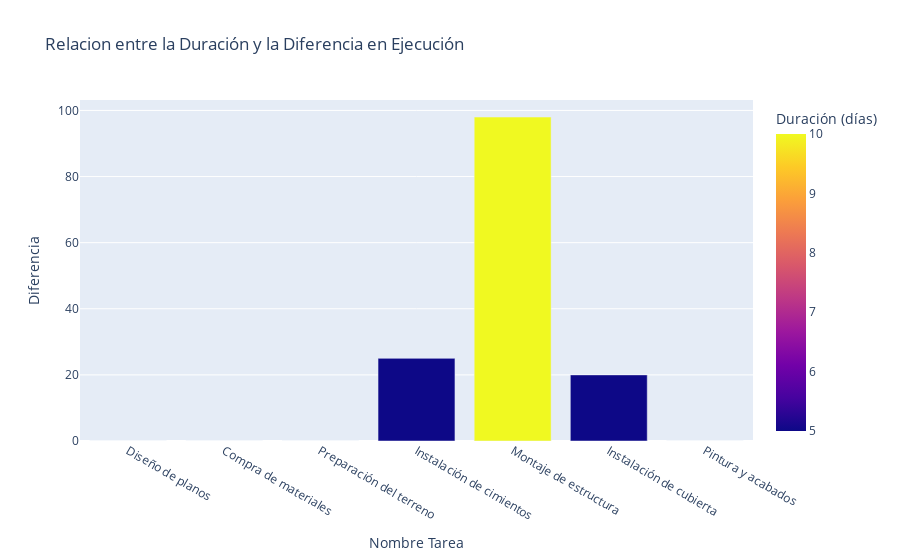

Notebook code cell kept with this figure:
### Code cell
fig =px.bar(analisis, x="Nombre Tarea", y="Diferencia", title="Relacion entre la Duración y la Diferencia en Ejecución", barmode="group", color="Duración (días)")
fig.show()

### Figure 1 — Plotly figure (JSON) as saved in the notebook; plotly's stock layout.template omitted (floating-point values rounded to 4 significant figures)
{"data": [{"alignmentgroup": "True", "hovertemplate": "Nombre Tarea=%{x}<br>Diferencia=%{y}<br>Duración (días)=%{marker.color}<extra></extra>", "legendgroup": "", "marker": {"color": [5, 5, 5, 5, 10, 5, 5], "coloraxis": "coloraxis", "pattern": {"shape": ""}}, "name": "", "offsetgroup": "", "orientation": "v", "showlegend": false, "textposition": "auto", "type": "bar", "x": ["Diseño de planos", "Compra de materiales", "Preparación del terreno", "Instalación de cimientos", "Montaje de estructura", "Instalación de cubierta", "Pintura y acabados"], "xaxis": "x", "y": [0, 0, 0, 25, 98, 20, 0], "yaxis": "y"}], "layout": {"barmode": "group", "coloraxis": {"colorbar": {"title": {"text": "Duración (días)"}}, "colorscale": [[0, "#0d0887"], [0.1111, "#46039f"], [0.2222, "#7201a8"], [0.3333, "#9c179e"], [0.4444, "#bd3786"], [0.5556, "#d8576b"], [0.6667, "#ed7953"], [0.7778, "#fb9f3a"], [0.8889, "#fdca26"], [1, "#f0f921"]]}, "legend": {"tracegroupgap": 0}, "title": {"text": "Relacion entre la Duración y la Diferencia en Ejecución"}, "xaxis": {"anchor": "y", "domain": [0, 1], "title": {"text": "Nombre Tarea"}}, "yaxis": {"anchor": "x", "domain": [0, 1], "title": {"text": "Diferencia"}}}}
